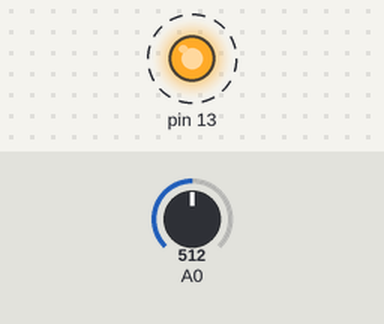
The program below on a simulated Teensy 3. On the bench: output pins drawn as LEDs (lit = HIGH). Dashed ring = blinking. Inputs (shaded band) come from the test bench; at power-on: A0 = 512. What the program prints to the serial monitor is not drawn.

Above: at 0.2 s.
Timing chart, 0 to 3.0 s (numbered marks = the images above):
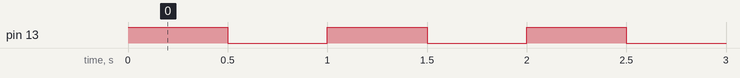

The program:

main.cpp
```cpp
#include <Arduino.h>
#include <queue>
#include <MsTimer2.h>

class SimpleMovingAverage {
private:
  std::queue<int> voltageQueue;
  int voltageQueueSize = 100;
  int averageSum = 0;

public:
  void setVoltageQueueSize(int size) { voltageQueueSize = size; }

  void push(int val) {
    voltageQueue.push(val);
    averageSum += val;

    if (voltageQueue.size() > voltageQueueSize) {
      averageSum -= voltageQueue.front();
      voltageQueue.pop();
    }
  }

  float cal(void) { return averageSum / (float)voltageQueue.size(); }
} sma;

void flash() { sma.push(analogRead(A0)); }

void setup() {
  pinMode(13, OUTPUT);
  pinMode(A0, INPUT);
  Serial.begin(9600);

  /*
   * 60Hzの交流電圧を全波整流して平滑後の波形には120Hzでリプルが乗る。
   * このリプル電圧の周期は8.333msなのでこの周期の倍数の移動平均を取ればリプルの影響を除ける。
   *
   * 8.333msは3周期で25msとなるので、今回は直近25ms間の平均をとる。
   */
  sma.setVoltageQueueSize(25);
  MsTimer2::set(1, flash);
  MsTimer2::start();
}

void loop() {
  digitalWrite(13, HIGH);
  delay(500);
  digitalWrite(13, LOW);
  delay(500);

  Serial.print(sma.cal());
  Serial.println();
}
```

Measured:
- by itself, pin 13: alternates HIGH for 0.50 s and LOW for 0.50 s
